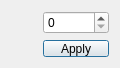
<?xml version="1.0" encoding="UTF-8"?>
<ui version="4.0">
 <class>prec_dia</class>
 <widget class="QDialog" name="prec_dia">
  <property name="geometry">
   <rect>
    <x>0</x>
    <y>0</y>
    <width>120</width>
    <height>68</height>
   </rect>
  </property>
  <property name="sizePolicy">
   <sizepolicy hsizetype="Preferred" vsizetype="Preferred">
    <horstretch>0</horstretch>
    <verstretch>0</verstretch>
   </sizepolicy>
  </property>
  <property name="minimumSize">
   <size>
    <width>93</width>
    <height>68</height>
   </size>
  </property>
  <property name="maximumSize">
   <size>
    <width>120</width>
    <height>70</height>
   </size>
  </property>
  <property name="windowTitle">
   <string>Precision</string>
  </property>
  <layout class="QGridLayout" name="gridLayout">
   <item row="0" column="0" rowspan="2" colspan="2">
    <widget class="QLabel" name="label">
     <property name="minimumSize">
      <size>
       <width>16</width>
       <height>16</height>
      </size>
     </property>
     <property name="text">
      <string/>
     </property>
    </widget>
   </item>
   <item row="1" column="1" rowspan="2">
    <spacer name="verticalSpacer">
     <property name="orientation">
      <enum>Qt::Vertical</enum>
     </property>
     <property name="sizeHint" stdset="0">
      <size>
       <width>20</width>
       <height>34</height>
      </size>
     </property>
    </spacer>
   </item>
   <item row="0" column="2" rowspan="2">
    <widget class="QSpinBox" name="spinBox"/>
   </item>
   <item row="2" column="2">
    <widget class="QPushButton" name="applyButton">
     <property name="text">
      <string>Apply</string>
     </property>
    </widget>
   </item>
  </layout>
 </widget>
 <resources/>
 <connections/>
</ui>
